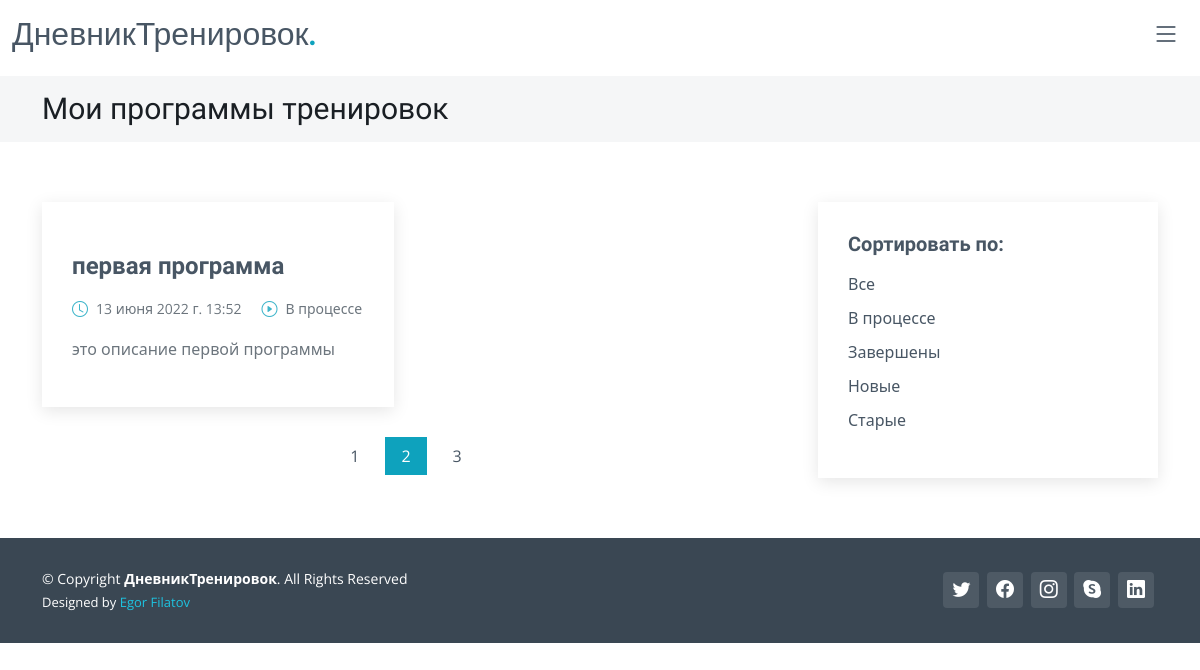
The page / on the database its author committed.
### main/models.py (models this page shows, shortened)
class Programs(models.Model):
    program_name = models.CharField(verbose_name='Название тренировочной программы', max_length=150)
    program_description = models.TextField(blank=True, null=True, verbose_name='Описание тренировочной программы')
    created_at = models.DateTimeField(verbose_name='Дата создания', auto_now_add=True)
    updated_at = models.DateTimeField(verbose_name='Дата редактирования', auto_now=True)
    training_weeks = models.ManyToManyField('Weeks', verbose_name='Тренировочные недели', blank=True, null=True)
    program_finished = models.BooleanField(default=False, verbose_name='Программа завершена', blank=True, null=True)
    def get_absolute_url(self):
        return reverse_lazy('weeks_list', kwargs={'pk': self.pk})
    class Meta:
        verbose_name = 'Программа тренировок'
        verbose_name_plural = 'Программы тренировок'

### main/views.py (the view)
class ProgramsList(ListView):
    model = Programs
    template_name = 'main/my_programs.html'
    context_object_name = 'program'
    extra_context = {'breadcrumbs': 'Мои программы тренировок'}
    paginate_by = 20

### main/templates/main/my_programs.html
{% extends 'main/base.html' %}
{% block main %}
  {% include 'main/inc/_breadcrumbs.html' %}
  <section id="blog" class="blog">
    <div class="container" data-aos="fade-up">
      <div class="row g-5">
        <div class="col-lg-8">
          <div class="row gy-4 posts-list">
            {% include 'main/inc/_programs_list_card.html' %}
          </div>
          {% include 'main/inc/_pagination.html' %}
        </div>
        <div class="col-lg-4">
          {% include 'main/inc/_sidebar.html' %}
        </div>
      </div>
    </div>
  </section>
{% endblock %}

### main/templates/main/inc/_programs_list_card.html
{% for el in program %}
  <div class="col-lg-6">
    <article class="d-flex flex-column">
      <h2 class="title">
        <a href="{{ el.get_absolute_url }}">{{ el.program_name }}</a>
      </h2>
      <div class="meta-top">
        <ul>
          <li class="d-flex align-items-center"><i class="bi bi-clock"></i><a href="{{ el.get_absolute_url }}"><time>{{ el.updated_at }}</time></a></li>
          {% if el.program_finished %}
            <li class="d-flex align-items-center"><i class="bi bi-check-circle"></i> <a href="{{ el.get_absolute_url }}">Завершена</a></li>
          {% else %}
            <li class="d-flex align-items-center"><i class="bi bi-play-circle"></i> <a href="{{ el.get_absolute_url }}">В процессе</a></li>
          {% endif %}
        </ul>
        <div class="content">
          <p>{{ el.program_description }}</p>
        </div>
      </div>
    </article>
  </div>
{% endfor %}

### main/static/main/css/variables.css (style rules this page uses)
:root { --font-default: 'Open Sans', system-ui, -apple-system, "Segoe UI", Roboto, "Helvetica Neue", Arial, "Noto Sans", "Liberation Sans", sans-serif, "Apple Color Emoji", "Segoe UI Emoji", "Segoe UI Symbol", "Noto Color Emoji"; --font-primary: 'Source Sans Pro', sans-serif; --font-secondary: 'Poppins', sans-serif; --color-default: #1a1f24; --color-default-rgb: 26, 31, 36; --color-links: #0ea2bd; --color-links-hover: #1ec3e0; --color-primary: #0ea2bd; --color-primary-light: #1ec3e0; --color-primary-dark: #0189a1; --color-primary-rgb: 14, 162, 189; --color-primary-light-rgb: 30, 195, 224; --color-primary-dark-rgb: 1, 137, 161; --color-secondary: #485664; --color-secondary-light: #8f9fae; --color-secondary-dark: #3a4753; --color-secondary-rgb: 72, 86, 100; --color-secondary-light-rgb: 143, 159, 174; --color-secondary-dark-rgb: 58, 71, 83; --color-blue: #0d6efd; --color-blue-rgb: 13, 110, 253; --color-indigo: #6610f2; --color-indigo-rgb: 102, 16, 242; --color-purple: #6f42c1; --color-purple-rgb: 111, 66, 193; --color-pink: #f3268c; --color-pink-rgb: 243, 38, 140; --color-red: #df1529; --color-red-rgb: 223, 21, 4; --color-orange: #fd7e14; --color-orange-rgb: 253, 126, 20; --color-yellow: #ffc107; --color-yellow-rgb: 255, 193, 7; --color-green: #059652; --color-green-rgb: 5, 150, 82; --color-teal: #20c997; --color-teal-rgb: 32, 201, 151; --color-cyan: #0dcaf0; --color-cyan-rgb: 13, 202, 240; --color-white: #ffffff; --color-white-rgb: 255, 255, 255; --color-gray: #6c757d; --color-gray-rgb: 108, 117, 125; --color-black: #000000; --color-black-rgb: 0, 0, 0; }
:root { --bs-blue: var(--color-blue); --bs-indigo: var(--color-indigo); --bs-purple: var(--color-purple); --bs-pink: var(--color-pink); --bs-red: var(--color-red); --bs-orange: var(--color-orange); --bs-yellow: var(--color-yellow); --bs-green: var(--color-green); --bs-teal: var(--color-teal); --bs-cyan: var(--color-cyan); --bs-white: var(--color-white); --bs-gray: var(--color-gray); --bs-gray-dark: #343a40; --bs-gray-100: #f8f9fa; --bs-gray-200: #e9ecef; --bs-gray-300: #dee2e6; --bs-gray-400: #ced4da; --bs-gray-500: #adb5bd; --bs-gray-600: #6c757d; --bs-gray-700: #495057; --bs-gray-800: #343a40; --bs-gray-900: #212529; --bs-primary: var(--color-blue); --bs-secondary: var(--color-blue); --bs-success: #198754; --bs-info: #0dcaf0; --bs-warning: #ffc107; --bs-danger: #dc3545; --bs-light: #f8f9fa; --bs-dark: #212529; --bs-primary-rgb: var(--color-primary-rgb); --bs-secondary-rgb: var(--color-secondary-rgb); --bs-success-rgb: 25, 135, 84; --bs-info-rgb: 13, 202, 240; --bs-warning-rgb: 255, 193, 7; --bs-danger-rgb: 220, 53, 69; --bs-light-rgb: 248, 249, 250; --bs-dark-rgb: 33, 37, 41; --bs-white-rgb: var(--color-white-rgb); --bs-black-rgb: var(--color-black-rgb); --bs-body-color-rgb: var(--color-default-rgb); --bs-body-bg-rgb: 255, 255, 255; --bs-font-sans-serif: var(--font-default); --bs-font-monospace: SFMono-Regular, Menlo, Monaco, Consolas, "Liberation Mono", "Courier New", monospace; --bs-gradient: linear-gradient(180deg, rgba(255, 255, 255, 0.15), rgba(255, 255, 255, 0)); --bs-body-font-family: var(--font-default); --bs-body-font-size: 1rem; --bs-body-font-weight: 400; --bs-body-line-height: 1.5; --bs-body-color: var(--color-default); --bs-body-bg: #fff; }

### main/static/main/css/main.css (style rules this page uses)
:root { scroll-behavior: smooth; }
a { color: var(--color-links); text-decoration: none; }
h1, h2, h3, h4, h5, h6 { font-family: var(--font-primary); }
section { padding: 60px 0; overflow: hidden; }
.blog .posts-list article { box-shadow: 0 4px 16px rgba(var(--color-black-rgb), 0.1); padding: 30px; height: 100%; }
.blog .posts-list .title { font-size: 24px; font-weight: 700; padding: 0; margin: 20px 0 0 0; }
.blog .posts-list .title a { color: var(--color-secondary); transition: 0.3s; }
.blog .posts-list .meta-top { margin-top: 20px; color: var(--color-gray); }
.blog .posts-list .meta-top ul { display: flex; flex-wrap: wrap; list-style: none; align-items: center; padding: 0; margin: 0; }
.blog .posts-list .meta-top ul li + li { padding-left: 20px; }
.blog .posts-list .meta-top i { font-size: 16px; margin-right: 8px; line-height: 0; color: rgba(var(--color-primary-rgb), 0.8); }
.blog .posts-list .meta-top a { color: var(--color-gray); font-size: 14px; display: inline-block; line-height: 1; }
.blog .posts-list .content { margin-top: 20px; }

### rows shown on the page
Programs: program_name "первая программа", updated_at "13 июня 2022 г. 13:52", program_description "это описание первой программы"

### other values the page prints
{{ breadcrumbs }} "Мои программы тренировок"
